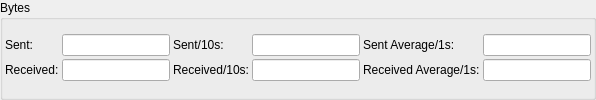
             <widget class="QGroupBox" name="group_SpeedBytesBits">
              <property name="title">
               <string>Bytes</string>
              </property>
              <layout class="QGridLayout" name="gridLayout_14">
               <property name="leftMargin">
                <number>2</number>
               </property>
               <property name="topMargin">
                <number>0</number>
               </property>
               <property name="rightMargin">
                <number>2</number>
               </property>
               <property name="bottomMargin">
                <number>1</number>
               </property>
               <property name="spacing">
                <number>0</number>
               </property>
               <item row="0" column="0">
                <layout class="QGridLayout" name="gridLayout_13">
                 <property name="topMargin">
                  <number>1</number>
                 </property>
                 <property name="bottomMargin">
                  <number>1</number>
                 </property>
                 <property name="spacing">
                  <number>3</number>
                 </property>
                 <item row="0" column="1">
                  <widget class="QLineEdit" name="edit_SpeedBytesSent">
                   <property name="readOnly">
                    <bool>true</bool>
                   </property>
                  </widget>
                 </item>
                 <item row="1" column="1">
                  <widget class="QLineEdit" name="edit_SpeedBytesRec">
                   <property name="readOnly">
                    <bool>true</bool>
                   </property>
                  </widget>
                 </item>
                 <item row="0" column="4">
                  <widget class="QLabel" name="label_38">
                   <property name="text">
                    <string>Sent Average/1s:</string>
                   </property>
                  </widget>
                 </item>
                 <item row="1" column="0">
                  <widget class="QLabel" name="label_SpeedConn_4">
                   <property name="text">
                    <string>Received:</string>
                   </property>
                  </widget>
                 </item>
                 <item row="0" column="3">
                  <widget class="QLineEdit" name="edit_SpeedBytesSent10s">
                   <property name="readOnly">
                    <bool>true</bool>
                   </property>
                  </widget>
                 </item>
                 <item row="1" column="3">
                  <widget class="QLineEdit" name="edit_SpeedBytesRec10s">
                   <property name="readOnly">
                    <bool>true</bool>
                   </property>
                  </widget>
                 </item>
                 <item row="1" column="4">
                  <widget class="QLabel" name="label_40">
                   <property name="text">
                    <string>Received Average/1s:</string>
                   </property>
                  </widget>
                 </item>
                 <item row="0" column="2">
                  <widget class="QLabel" name="label_35">
                   <property name="text">
                    <string>Sent/10s:</string>
                   </property>
                  </widget>
                 </item>
                 <item row="1" column="2">
                  <widget class="QLabel" name="label_41">
                   <property name="text">
                    <string>Received/10s:</string>
                   </property>
                  </widget>
                 </item>
                 <item row="0" column="0">
                  <widget class="QLabel" name="label_SpeedConn_5">
                   <property name="text">
                    <string>Sent:</string>
                   </property>
                  </widget>
                 </item>
                 <item row="0" column="5">
                  <widget class="QLineEdit" name="edit_SpeedBytesSentAvg">
                   <property name="enabled">
                    <bool>true</bool>
                   </property>
                   <property name="readOnly">
                    <bool>true</bool>
                   </property>
                  </widget>
                 </item>
                 <item row="1" column="5">
                  <widget class="QLineEdit" name="edit_SpeedBytesRecAvg">
                   <property name="enabled">
                    <bool>true</bool>
                   </property>
                   <property name="readOnly">
                    <bool>true</bool>
                   </property>
                  </widget>
                 </item>
                </layout>
               </item>
              </layout>
             </widget>
